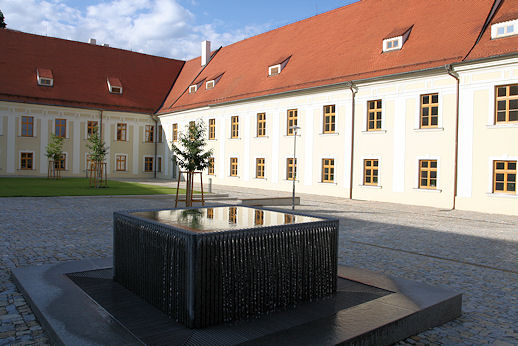
//> input picture 2_semestr/ZPO/Proj1/fit.jpg, 518 x 346 px
$ ./mt02 fit.jpg 2 2   (built with g++ and OpenCV 4)
//> lines starting //> are read from the running program, lines starting //| are printed output that depends on the picture; after the words box and inside, x2 and y2 are one past the last pixel; in counts of white or black regions, pixels touching at a corner belong together
#include <stdio.h>
#include <stdlib.h>
#include <string.h>
#include <iostream>

#include <opencv2/imgproc/imgproc.hpp>
#include <opencv2/highgui/highgui.hpp>


/*  Funkce pro šedotónový obraz (0-255) spočítá konvoluci se zadaným jádrem o velikost 3x3 typu float (CV_32FC1).
    Krajní hodnoty výsledného obrazu ponechte 0.
	 Implementujte ručně průchodem obrazem, pro každý pixel projděte jeho okolí a proveďte konvoluci s jádrem.
    Výslednou hodnotu je nutno před uložením do výsledného obrazu normalizovat.

	Povolené metody a funkce OpenCV pro realizaci úkolu jsou:
		Mat:: rows, cols, step(), size(), at<>(), zeros(), ones(), eye()

*/
void convolution( cv::Mat& gray, const cv::Mat& kernel, cv::Mat& dst )
{
	dst = cv::Mat::zeros( gray.size(), CV_32FC1 );

	if( kernel.rows != 3 || kernel.cols != 3 )
		return;

	/*  Working area - begin */


	/*  Working area - end */

}

/*
		Funkce provede geometrickou transformaci obrazu s využitím interpolace nejbližším sousedem.

		Vstupní transformace popisuje transformaci pixelů ze vstupního obrazu do výstupního.
		Využijeme inverzního postupu (viz přednáška), tedy vypočteme inverzní transformaci a
		pro každý bod výstupní matice budeme hledat jeho pozici ve vstupním obrazu a použijeme
		interpolace nejbližším sousedem k nalezení hodnoty výstupního pixelu.

*/
void geometricalTransform( const cv::Mat& src, cv::Mat& dst, const cv::Mat& transformation )
{
	// inverzní transformace
	cv::Mat T = transformation.inv();

	// výsledná matice/obraz
	dst = cv::Mat::zeros(src.size(), CV_8UC1 );

	/*
		Pro každý pixel výstupního obrazu
			1. najděte jeho polohu ve zdrojovém obrazu (pomocí připravené inverzní transformace v matici T)
				viz http://docs.opencv.org/modules/imgproc/doc/geometric_transformations.html?highlight=warpaffine#warpaffine
			2. zkontrolujte, není-li souřadnice mimo zdrojový obraz
			3. využijte interpolaci pomocí nejbližšího souseda k výpočtu výsledného jasu cílového pixelu (využijte funkci cvRound())

	Povolené metody a funkce OpenCV pro realizaci úkolu jsou:
		Mat:: rows, cols, step(), size(), at<>(), zeros(), ones(), eye(), cvRound()

	*/

	/*  Working area - begin */


	/*  Working area - end */

	return;
}


//---------------------------------------------------------------------------
void checkDifferences( const cv::Mat test, const cv::Mat ref, std::string tag, bool save = false);
//---------------------------------------------------------------------------

//
// Examples of input parameters
//
// mt-02 image_path [rotation in degrees] [scale]


int main(int argc, char* argv[])
{
    std::string img_path = "";
    float s = 1.f;
    float r = 0.f;

	// check input parameters
	if( argc > 1 ) img_path = std::string( argv[1] );
	if( argc > 2 ) r = atof( argv[2] );
	if( argc > 3 ) s = atof( argv[3] );


	// load testing images
	cv::Mat src_rgb = cv::imread( img_path );
//> src_rgb is the input picture: 346 rows x 518 cols, CV_8UC3; mean B, G, R 115.1, 119.2, 130.1

	// check testing images
	if( src_rgb.empty() ) {
		std::cout << "Failed to load image: " << img_path << std::endl;
		return -1;
	}

	// budeme pracovat s šedotónovým obrazem
	cv::Mat src_gray;
	cvtColor( src_rgb, src_gray, CV_BGR2GRAY );
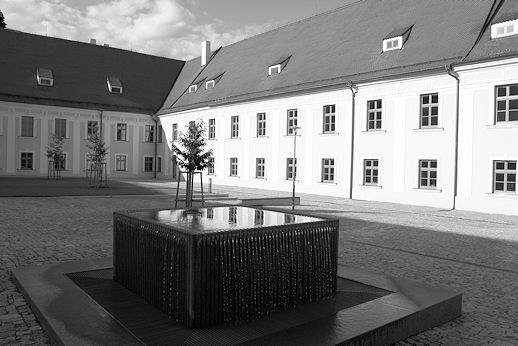
//> src_gray: 346 rows x 518 cols, CV_8UC1; min 0, max 255, mean 122

	//---------------------------------------------------------------------------

	// konvoluce
	float ker[9] = { -1, -2, -1, 0, 0, 0, 1, 2, 1 };
	cv::Mat kernel( 3, 3, CV_32FC1, ker );
	cv::Mat conv_res, conv_ref;

	// naprogramované vaše řešení
	convolution( src_gray, kernel, conv_res );
//> conv_res: 346 rows x 518 cols, CV_32FC1; every value is 0

	// referenční řešení
	cv::flip( kernel, kernel, -1 );
	cv::filter2D( src_gray, conv_ref, CV_32F, kernel );
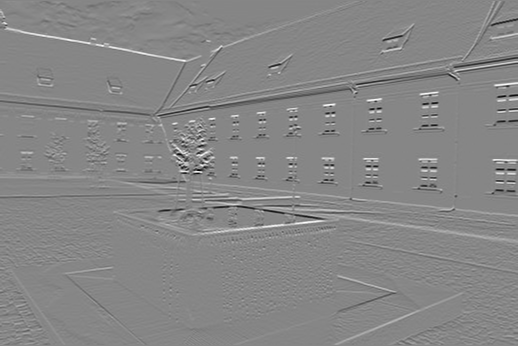
//> conv_ref: 346 rows x 518 cols, CV_32FC1; min -970, max 871, mean 2.8; drawn with min black and max white
	conv_ref *= 1.f/(cv::sum(abs(kernel)).val[0] + 0.000000001);
	// jelikož filter2D funkce počítá i hodnoty na okrajích výstupního obrazu (a my pro jednoduchost ne)
	// před srovnáním vymažeme krajní hodnoty obrazu
	cv::rectangle( conv_ref, cv::Point(0,0), cv::Point(conv_ref.cols-1,conv_ref.rows-1), cv::Scalar::all(0), 1 );
//> conv_ref: 346 rows x 518 cols, CV_32FC1; min -121.2, max 108.9, mean 0.3

	//---------------------------------------------------------------------------

	// geometrická transformace

	// střed obrazu
	cv::Point2f c = cv::Point2f(0.5f*src_gray.cols,0.5f*src_gray.rows);
//> c = Point(259, 173)

	// matice translace, rotace, změny měřítka a výsledná transformace
	cv::Mat T = cv::Mat::eye(3,3,CV_32FC1);
	cv::Mat R = cv::Mat::eye(3,3,CV_32FC1);
	cv::Mat S = cv::Mat::eye(3,3,CV_32FC1);
	cv::Mat M = cv::Mat::eye(3,3,CV_32FC1);

	/*
		Nastavte koeficienty matice translace, rotace a změny měřítka
		a transformační matice vynásobte ve správném pořadí tak,
	 	aby výsledný obraz byl orotován a přeškálován kolem svého středu.
	 	Hodnoty jsou v proměnných 'c', 'r' a 's'.
	 	Pozor:
	 		- úhel je ve stupních (ne v radiánech),
	 		- chceme rotovat proti směru hodinových ručiček (matice rotace je třeba před použitím invertovat),
	 		- násobení matic A*B*C je v c++ zleva, nutno použít závorky (A*(B*C)), chceme-li násobit zprava

	Povolené metody, makra a funkce OpenCV pro realizaci úkolu jsou:
		Mat:: rows, cols, at<>(), zeros(), ones(), eye(), inv(), cos, sin, CV_PI
	*/

	/*  Working area - begin */


	/*  Working area - end */

	//std::cout << M << std::endl;

	// výsledný obraz po transformaci
	cv::Mat tran_res, tran_ref;

	// vaše naprogramované vaše řešení
	geometricalTransform( src_gray, tran_res, M );
//> tran_res: 346 rows x 518 cols, CV_8UC1; every value is 0
	cv::imwrite("tran_res.png", tran_res);

	// referenční řešení
	cv::Mat Mref = cv::getRotationMatrix2D( c, r, s );
	// warpAffine funkce interně invertuje transformační matici a interpoluje výstupní hodnoty pixelů ze vstupního obrazu
	cv::warpAffine( src_gray, tran_ref, Mref, src_gray.size(), cv::INTER_NEAREST, cv::BORDER_CONSTANT, cv::Scalar::all(0) );
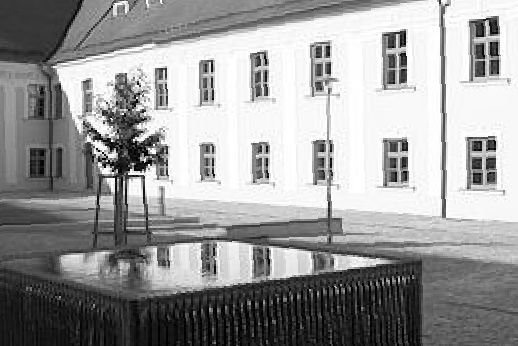
//> tran_ref: 346 rows x 518 cols, CV_8UC1; min 0, max 255, mean 153.5
	cv::imwrite("tran_ref.png", tran_ref);
	//std::cout << Mref << std::endl;

	//---------------------------------------------------------------------------


	// vyhodnocení
	checkDifferences( conv_res, conv_ref, "convolution", true );
	checkDifferences( tran_res, tran_ref, "geometry", true );
	std::cout << std::endl;

    return 0;
}
//---------------------------------------------------------------------------


void checkDifferences( const cv::Mat test, const cv::Mat ref, std::string tag, bool save )
{
//> called with tag = "convolution", save = true
	double mav = 255., err = 255., nonzeros = 1000.;

	if( !test.empty() ) {
		cv::Mat diff;
		cv::absdiff( test, ref, diff );
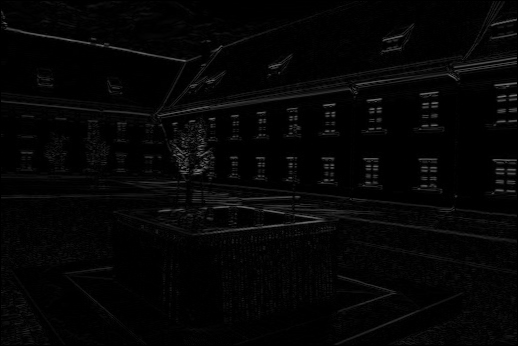
//> diff: 346 rows x 518 cols, CV_32FC1; min 0, max 121.2, mean 5.5
		cv::minMaxLoc( diff, NULL, &mav );
//> mav = 121.2
		nonzeros = 1. * cv::countNonZero( diff ); // / (diff.rows*diff.cols);
//> nonzeros = 164992
		err = (nonzeros > 0 ? ( cv::sum(diff).val[0] / nonzeros ) : 0);
//> err = 5.96

		if( save ) {
			diff *= 255;
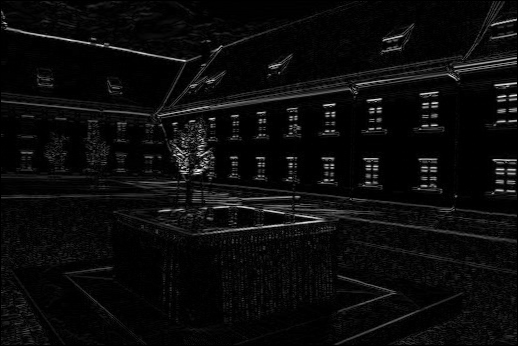
//> diff: 346 rows x 518 cols, CV_32FC1; min 0, max 30918.8, mean 1399.2; drawn with min black and max white
			cv::imwrite( (tag+".png").c_str(), test );
			cv::imwrite( (tag+"_err.png").c_str(), diff );
		}
	}

	printf( "%s %.2f %.2f %.2f ", tag.c_str(), err, nonzeros, mav );
//| convolution 5.96 164992.00 121.25
//> call 2 of checkDifferences, with tag = "geometry", save = true
//> in checkDifferences (call 2), `nonzeros = 1. * cv::countNonZero( diff );`: nonzeros = 178609
//> in checkDifferences (call 2), `err = (nonzeros > 0 ? ( cv::sum(diff).val[0] / nonzeros ) : 0);`: err = 154
//> in checkDifferences (call 2), `diff *= 255;`:
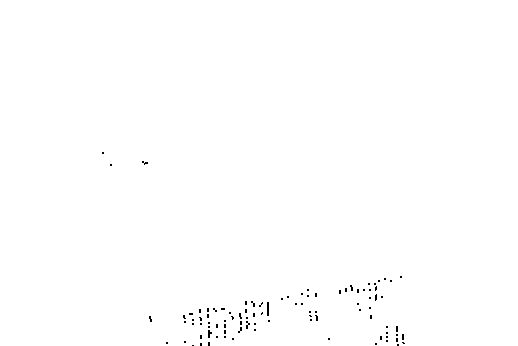
//> diff: 346 rows x 518 cols, CV_8UC1; 99.7% white; black in thin lines or dots, all inside (x1, y1, x2, y2) = (102, 152, 405, 346)
//| geometry 153.99 178609.00 255.00

	return;
}
